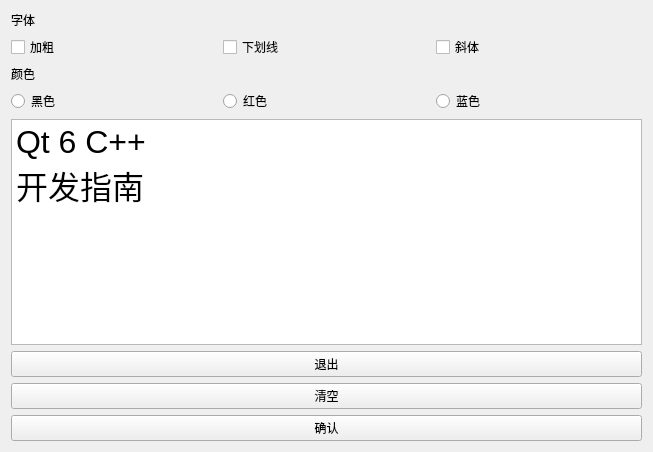
<?xml version="1.0" encoding="UTF-8"?>
<ui version="4.0">
 <class>MainWindows</class>
 <widget class="QWidget" name="MainWindows">
  <property name="geometry">
   <rect>
    <x>0</x>
    <y>0</y>
    <width>653</width>
    <height>452</height>
   </rect>
  </property>
  <property name="windowTitle">
   <string>MainWindows</string>
  </property>
  <layout class="QVBoxLayout" name="verticalLayout">
   <item>
    <widget class="QLabel" name="label">
     <property name="text">
      <string>字体</string>
     </property>
    </widget>
   </item>
   <item>
    <layout class="QHBoxLayout" name="horizontalLayout">
     <item>
      <widget class="QCheckBox" name="chkBold">
       <property name="text">
        <string>加粗</string>
       </property>
      </widget>
     </item>
     <item>
      <widget class="QCheckBox" name="chkUnderLine">
       <property name="text">
        <string>下划线</string>
       </property>
       <property name="checked">
        <bool>false</bool>
       </property>
      </widget>
     </item>
     <item>
      <widget class="QCheckBox" name="chkItalic">
       <property name="text">
        <string>斜体</string>
       </property>
      </widget>
     </item>
    </layout>
   </item>
   <item>
    <widget class="QLabel" name="label_2">
     <property name="text">
      <string>颜色</string>
     </property>
    </widget>
   </item>
   <item>
    <layout class="QHBoxLayout" name="horizontalLayout_3">
     <item>
      <widget class="QRadioButton" name="RbBlack">
       <property name="text">
        <string>黑色</string>
       </property>
      </widget>
     </item>
     <item>
      <widget class="QRadioButton" name="RbRed">
       <property name="text">
        <string>红色</string>
       </property>
      </widget>
     </item>
     <item>
      <widget class="QRadioButton" name="RbBlue">
       <property name="text">
        <string>蓝色</string>
       </property>
      </widget>
     </item>
    </layout>
   </item>
   <item>
    <widget class="QPlainTextEdit" name="plainTextEdit">
     <property name="font">
      <font>
       <pointsize>24</pointsize>
      </font>
     </property>
     <property name="plainText">
      <string>Qt 6 C++
开发指南
</string>
     </property>
    </widget>
   </item>
   <item>
    <widget class="QPushButton" name="btnout">
     <property name="text">
      <string>退出</string>
     </property>
     <property name="icon">
      <iconset>
       <normaloff>../../images/out.bmp</normaloff>../../images/out.bmp</iconset>
     </property>
    </widget>
   </item>
   <item>
    <widget class="QPushButton" name="btnClear">
     <property name="text">
      <string>清空</string>
     </property>
     <property name="icon">
      <iconset>
       <normaloff>../../images/clean.bmp</normaloff>../../images/clean.bmp</iconset>
     </property>
    </widget>
   </item>
   <item>
    <widget class="QPushButton" name="btnExit">
     <property name="text">
      <string>确认</string>
     </property>
     <property name="icon">
      <iconset>
       <normaloff>../../images/right.bmp</normaloff>../../images/right.bmp</iconset>
     </property>
    </widget>
   </item>
  </layout>
 </widget>
 <resources/>
 <connections>
  <connection>
   <sender>btnout</sender>
   <signal>clicked()</signal>
   <receiver>MainWindows</receiver>
   <slot>close()</slot>
   <hints>
    <hint type="sourcelabel">
     <x>170</x>
     <y>233</y>
    </hint>
    <hint type="destinationlabel">
     <x>170</x>
     <y>157</y>
    </hint>
   </hints>
  </connection>
  <connection>
   <sender>btnExit</sender>
   <signal>clicked()</signal>
   <receiver>MainWindows</receiver>
   <slot>close()</slot>
   <hints>
    <hint type="sourcelabel">
     <x>170</x>
     <y>293</y>
    </hint>
    <hint type="destinationlabel">
     <x>170</x>
     <y>157</y>
    </hint>
   </hints>
  </connection>
  <connection>
   <sender>btnClear</sender>
   <signal>clicked()</signal>
   <receiver>plainTextEdit</receiver>
   <slot>clear()</slot>
   <hints>
    <hint type="sourcelabel">
     <x>252</x>
     <y>260</y>
    </hint>
    <hint type="destinationlabel">
     <x>252</x>
     <y>160</y>
    </hint>
   </hints>
  </connection>
 </connections>
</ui>
